Frame 1 (no input): blank canvas, image omitted
Frame 60 (the mouse pressed at the canvas centre just before this capture): blank canvas, image omitted
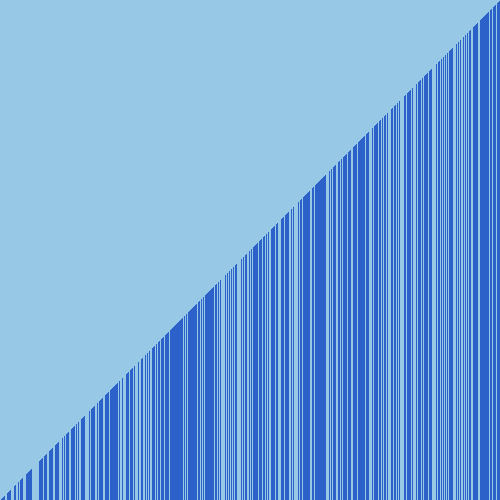
Frame 120 (the mouse held since frame 60 and released just before this capture)

The Processing sketch whose frames 1 and 60 were blank and that drew this single picture after the mouse press (run headless with seeded random() and noise(); from frame 60 on, the mouse is pressed at the canvas centre):

// Processing sketch: VisualArraySorter
// ── VisualArraySorter.pde
//1. create an array of ints. don't initialize it yet.
  int [] arr;

void setup() {
  //2. set the size of your window
  size(500, 500);
  //  if you are using Processing 3, you cannot use variables
  //  because the developers don't know how programming is supposed to work.
  



  //3. initialize your array with the built in width variable
  arr = new int[width];
  
  //4. initialize the ints in the array with random numbers
  //   from 0 to the built in height variable
 
  //5. call the noStroke() method
  noStroke();
}

void draw() {
  //6. set the background color with background(r, g, b);
background(151, 200, 229);

  //7. set the color for your graph
fill(43, 97, 200);

  //8. draw a rectangle for each int in your array.
  for(int i = 0; i < arr.length; i++){
 rect(arr[i], height, 1, -arr[i]);
  }
  //   the x value will be the element of the int
  //   the y value will the height variable
  //   the width is 1
  //   the height is negative the value of the int at that element in the array


  //9. call the stepSort method
  stepSort(arr);

  //10. extract the code that randomizes the array into a method.
  

  //11. call the method you made in step 10 when the mouse is pressed
  if (mousePressed){
  
  randomize();}
}

void randomize (){
  for (int i = 0; i < arr.length; i++){
   arr[i] = int(random(height));
   }
}

void stepSort(int[] arr) {
  for (int i = 1; i < arr.length; i++) {
    if (arr[i - 1] > arr[i]) {
      int t = arr[i];
      arr[i] = arr[i - 1];
      arr[i - 1] = t;
    }
  }
}
